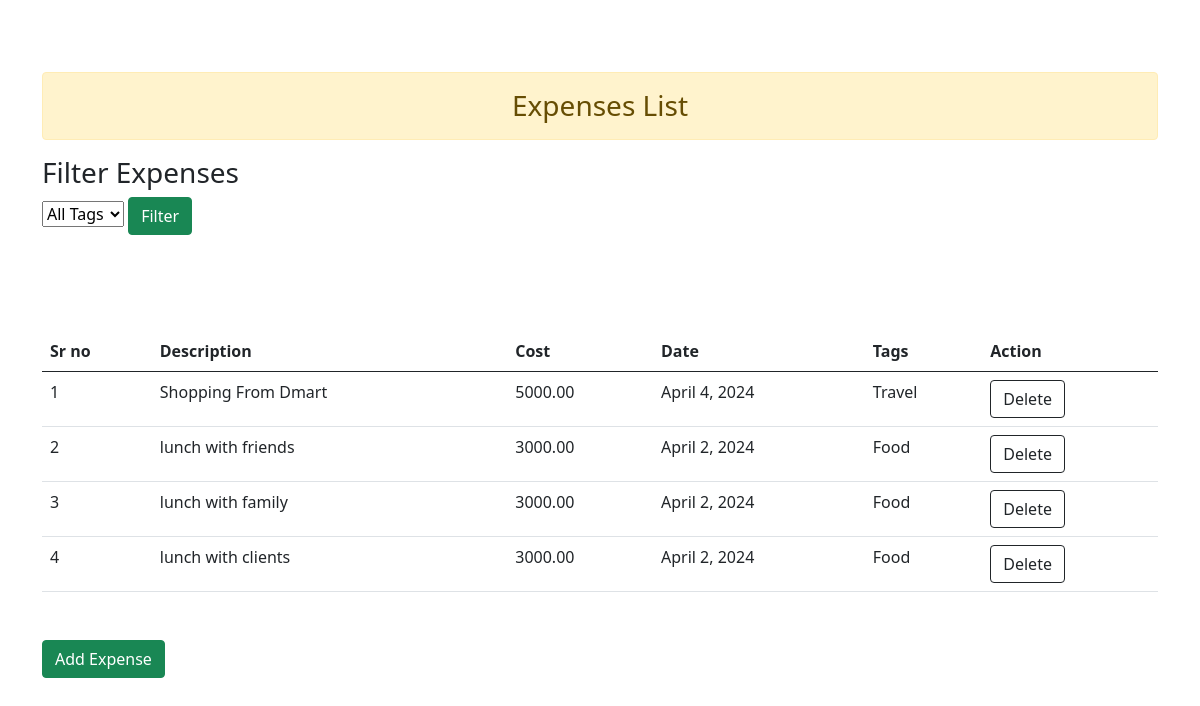
/expense_list/, run on an earlier commit of the app's database.
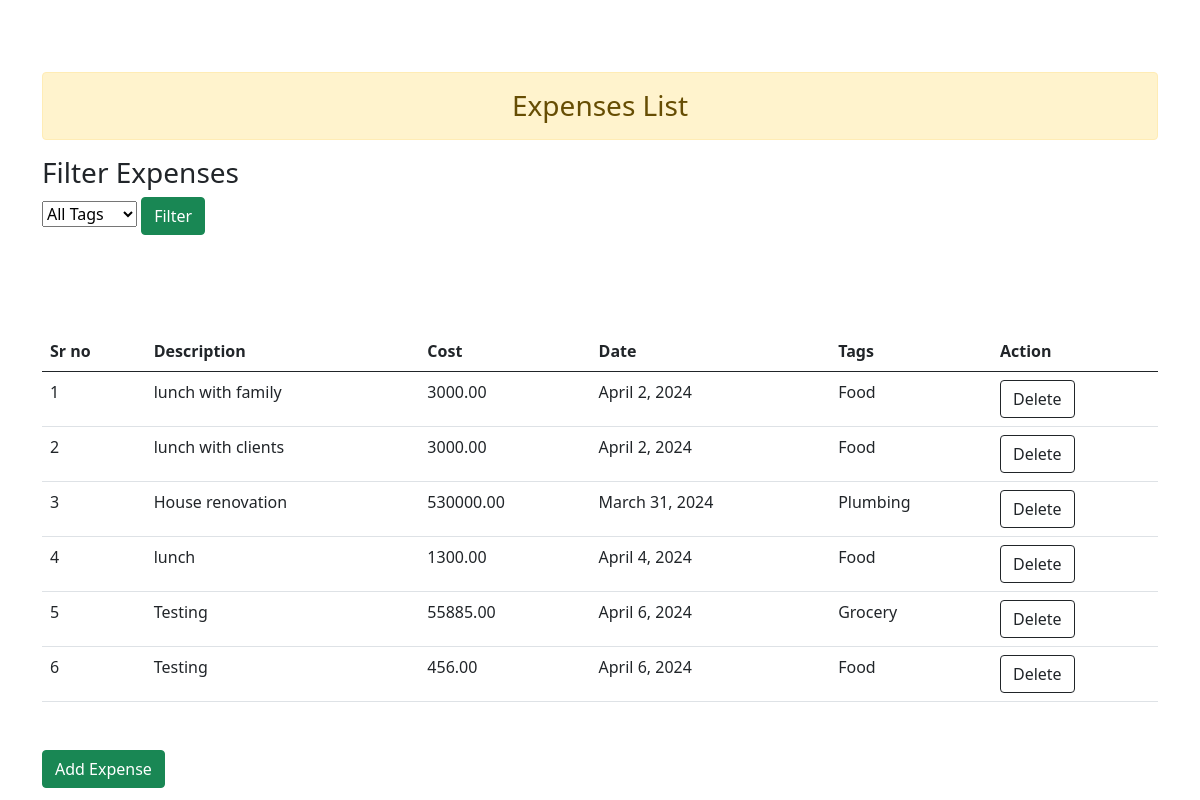
And on a later commit of the database.
### app1/models.py (models this page shows, shortened)
class Expense(models.Model):
    description = models.CharField(max_length=255)
    cost = models.DecimalField(max_digits = 10, decimal_places = 2, null = True)
    date = models.DateField()
    tags = models.ManyToManyField(Tag, related_name='expenses' , null=True)

class Tag(models.Model):
    name = models.CharField(max_length=50)

### app1/views.py (the view)
# urls.py: path("expense_list/", views.expense_list, name="expense_list"),
def expense_list(request):
    tags = Tag.objects.all()  # Get all tags (for filter dropdown)
    expenses = Expense.objects.all()
    selected_tag_id = request.GET.get('tag', None)
    if selected_tag_id:
        expenses = expenses.filter(tags__id=selected_tag_id)  # Filter by tag ID
    context = {'tags': tags, 'expenses': expenses}
    return render(request, 'expense_list.html', context)

### templates/expense_list.html (shortened to what this page needs)
<!doctype html>
<html lang="en">
  <head>
    <link href="https://cdn.jsdelivr.net/npm/bootstrap@5.0.2/dist/css/bootstrap.min.css" rel="stylesheet">
  </head>
  <body>
    <div class="container">
      <br><br><br>
      <h3 class="alert alert-warning text-center">Expenses List</h3>
      <h3>Filter Expenses</h3>
<form action="" method="get">
  <select name="tag">
    <option value="">All Tags</option>
  </select>
  <button type="submit" class="btn btn-success" >Filter</button>
</form>
      <table class="table my-5">
        <table class="table my-5">
          <thead class="thead-dark">
          <tr>
              <th scope="col">Sr no</th>
              <th scope="col">Description</th>
              <th scope="col">Cost</th>
              <th scope="col">Date</th>
              <th scope="col">Tags</th>
              <th scope="col">Action</th>
          </tr>
          </thead>
          <tbody>
          {% for expense in expenses %}
          <tr>
              <td>{{ forloop.counter }}</td>
              <td>{{ expense.description }}</td>
              <td>{{ expense.cost }}</td>
              <td>{{ expense.date }}</td>
              <td>
                  {% for tag in expense.tags.all %}
                      {{ tag.name }}
                  {% endfor %}
              </td>
              <td>
                <form action="{% url  'delete' expense.id %}" method="post" class="d-inline">
                    <button type="submit" class="btn btn-outline-dark text-center">Delete
                    </button>
                </form>
              </td>
          </tr>
          {% endfor %}
          </tbody>
      </table>
      <a href="{% url 'create_expense' %}" class="btn btn-success">Add Expense</a>
  </div>
  </body>
</html>

What changed in the data, as far as the page shows it:
removed Expense: description "Shopping From Dmart", cost "5000.00", date "April 4, 2024"
no longer on this page (row unchanged): Tag: name "Travel", shown under "Shopping From Dmart"
removed Expense: description "lunch with friends", cost "3000.00", date "April 2, 2024", Tag (name "Food")
added Expense: description "House renovation", cost "530000.00", date "March 31, 2024"
added Tag: name "Plumbing", shown under "House renovation"
added Expense: description "lunch", cost "1300.00", date "April 4, 2024", Tag (name "Food")
added Expense: description "Testing", cost "55885.00", date "April 6, 2024"
now on this page (row unchanged): Tag: name "Grocery", shown under "Testing"
added Expense: description "Testing", cost "456.00", date "April 6, 2024", Tag (name "Food")
